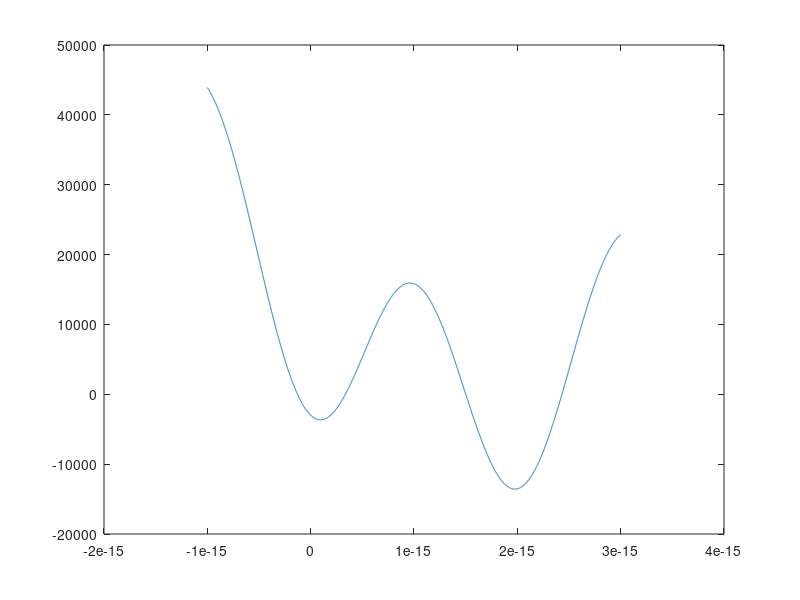

Recreate this plot in MATLAB.
clc,clear
L=1080*10^(-12);
phi0=2*10^(-15);
U0=phi0^2/(4*pi^2*L);
Ic=36*10^(-6);
betal=16;
C=80*10^(-15);                                                                                                                                                                                                                                                                                                                                                         
phif=0.8*phi0;
phi=-10*10^(-16):10^(-18):30*10^(-16);
hbar=6.626*10^(-34)/(2*pi);
U=U0/10^(9)/hbar*(0.5*(2*pi*(phi-phif)/phi0).^2-betal*cos(2*pi*phi/phi0));
plot(phi,U);

